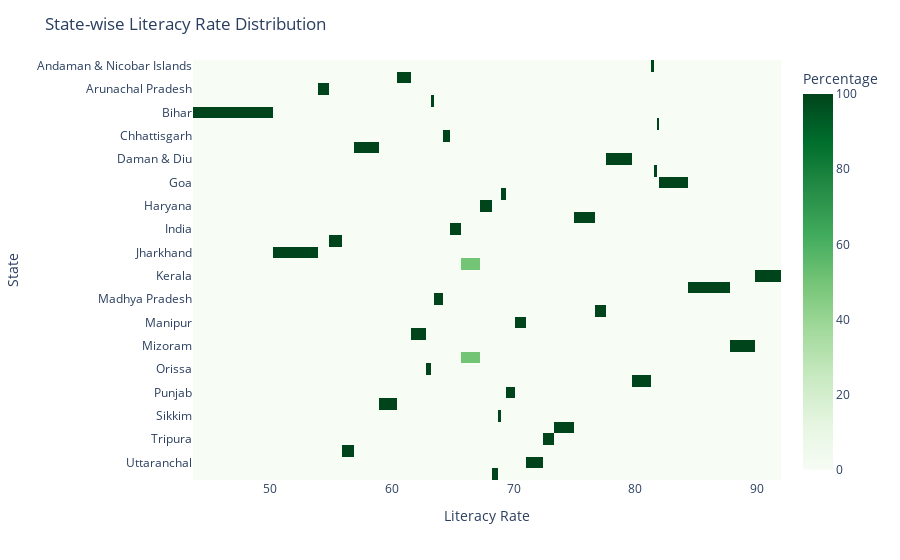

Notebook code cell kept with this figure:
### Code cell
crosstab_data = pd.crosstab(df["State"], df["Literacy Rate"], normalize='columns') * 100
fig = px.imshow(crosstab_data,
                labels=dict(x="Literacy Rate", y="State", color="Percentage"),
                x=crosstab_data.columns,
                y=crosstab_data.index,
                color_continuous_scale="greens")

fig.update_layout(title="State-wise Literacy Rate Distribution")
fig.show()

### Figure 1 — Plotly figure (JSON) as saved in the notebook; plotly's stock layout.template omitted (floating-point values rounded to 4 significant figures; data arrays with more than 128 entries replaced by an {"elided": "..."} marker saying what was removed)
{"data": [{"coloraxis": "coloraxis", "hovertemplate": "Literacy Rate: %{x}<br>State: %{y}<br>Percentage: %{z}<extra></extra>", "name": "0", "type": "heatmap", "x": [47.0, 53.6, 54.3, 55.5, 56.3, 57.6, 60.4, 60.5, 62.6, 63.1, 63.3, 63.7, 64.7, 64.8, 66.6, 67.9, 68.6, 68.8, 69.1, 69.7, 70.5, 71.6, 73.2, 73.5, 76.5, 76.9, 78.2, 81.2, 81.3, 81.7, 81.9, 82.0, 86.7, 88.8, 90.9], "xaxis": "x", "y": ["Andaman & Nicobar Islands", "Andhra Padesh", "Arunachal Pradesh", "Assam", "Bihar", "Chandigarh", "Chhattisgarh", "Dadra & Nagar Haveli", "Daman & Diu", "Delhi", "Goa", "Gujarat", "Haryana", "Himachal Pradesh", "India", "Jammu & Kashmir", "Jharkhand", "Karnataka", "Kerala", "Lakshadweep", "Madhya Pradesh", "Maharashtra", "Manipur", "Meghalaya", "Mizoram", "Nagaland", "Orissa", "Pondicherry", "Punjab", "Rajasthan", "Sikkim", "Tamil Nadu", "Tripura", "Uttar Pradesh", "Uttaranchal", "West Bengal"], "yaxis": "y", "z": {"elided": "36x35 float values"}}], "layout": {"coloraxis": {"colorbar": {"title": {"text": "Percentage"}}, "colorscale": [[0, "rgb(247,252,245)"], [0.125, "rgb(229,245,224)"], [0.25, "rgb(199,233,192)"], [0.375, "rgb(161,217,155)"], [0.5, "rgb(116,196,118)"], [0.625, "rgb(65,171,93)"], [0.75, "rgb(35,139,69)"], [0.875, "rgb(0,109,44)"], [1, "rgb(0,68,27)"]]}, "margin": {"t": 60}, "title": {"text": "State-wise Literacy Rate Distribution"}, "xaxis": {"anchor": "y", "constrain": "domain", "domain": [0, 1], "scaleanchor": "y", "title": {"text": "Literacy Rate"}}, "yaxis": {"anchor": "x", "autorange": "reversed", "constrain": "domain", "domain": [0, 1], "title": {"text": "State"}}}}
